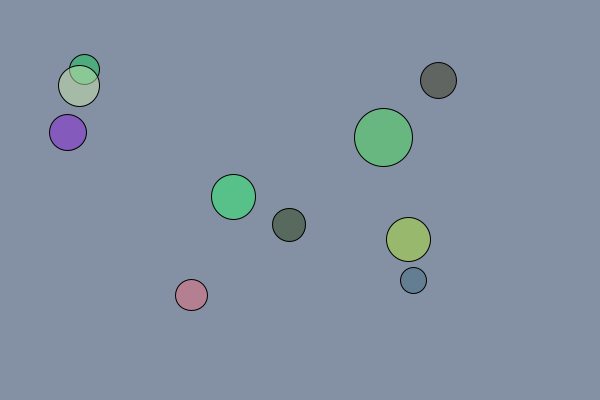
Frame 1 (no input)
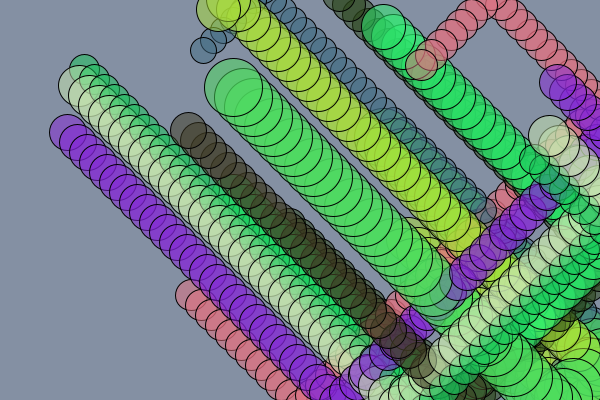
Frame 60 (the mouse pressed at the canvas centre just before this capture)
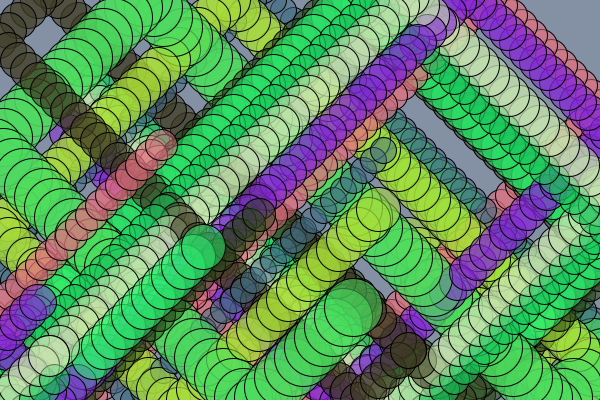
Frame 120 (the mouse held since frame 60 and released just before this capture)

The Processing sketch that drew these frames (run headless with seeded random() and noise(); from frame 60 on, the mouse is pressed at the canvas centre):

// Processing sketch: disk09
// ── disk09.pde
Disk [] Ghosts;

void setup() {
   size(600, 400);
   background(132, 144, 163);
   buildGhosts();
}

void draw() {
   for (int i=0; i<Ghosts.length; i++) {
      Ghosts[i].move();
      Ghosts[i].render();
   }
}

void buildGhosts() {
   Ghosts = new Disk[10];
   int border = 50;
   for (int i=0; i<Ghosts.length; i++) {
      float xPos = random(border, width-border);
      float yPos = random(border, height-border);
      float xDir = 10;
      float yDir = 10;
      float radius = random(10, 30);
      color clr = color(random(20, 255),
                        random(20, 255),
                        random(20, 255), 128);
      Ghosts[i] = new Disk(xPos, yPos, xDir, yDir, radius, clr);
   }
}

class Disk {
   float xPos;   // 1. Current location (X and Y)
   float yPos;  
   float xDir;   // 2. Current motion (X and Y)
   float yDir;
   float radius; // 3. Radius
   color clr;    // 4. Color

   Disk (float axPos, float ayPos, float axDir,  float ayDir,
   float aradius, color aclr) {
      xPos   = axPos;
      yPos   = ayPos;
      xDir   = axDir;
      yDir   = ayDir;
      radius = aradius;
      clr    = aclr;
   }
   
   void render() {
      fill(clr);
      ellipse(xPos, yPos, radius*2, radius*2);
   }
   
   void move() {
      xPos += xDir;
      if ((xPos < 0) || (xPos > width)) {
         xDir = -xDir;
      }
      yPos += yDir;
      if ((yPos < 0) || (yPos > height)) {
         yDir = -yDir;
      }
   }
}
